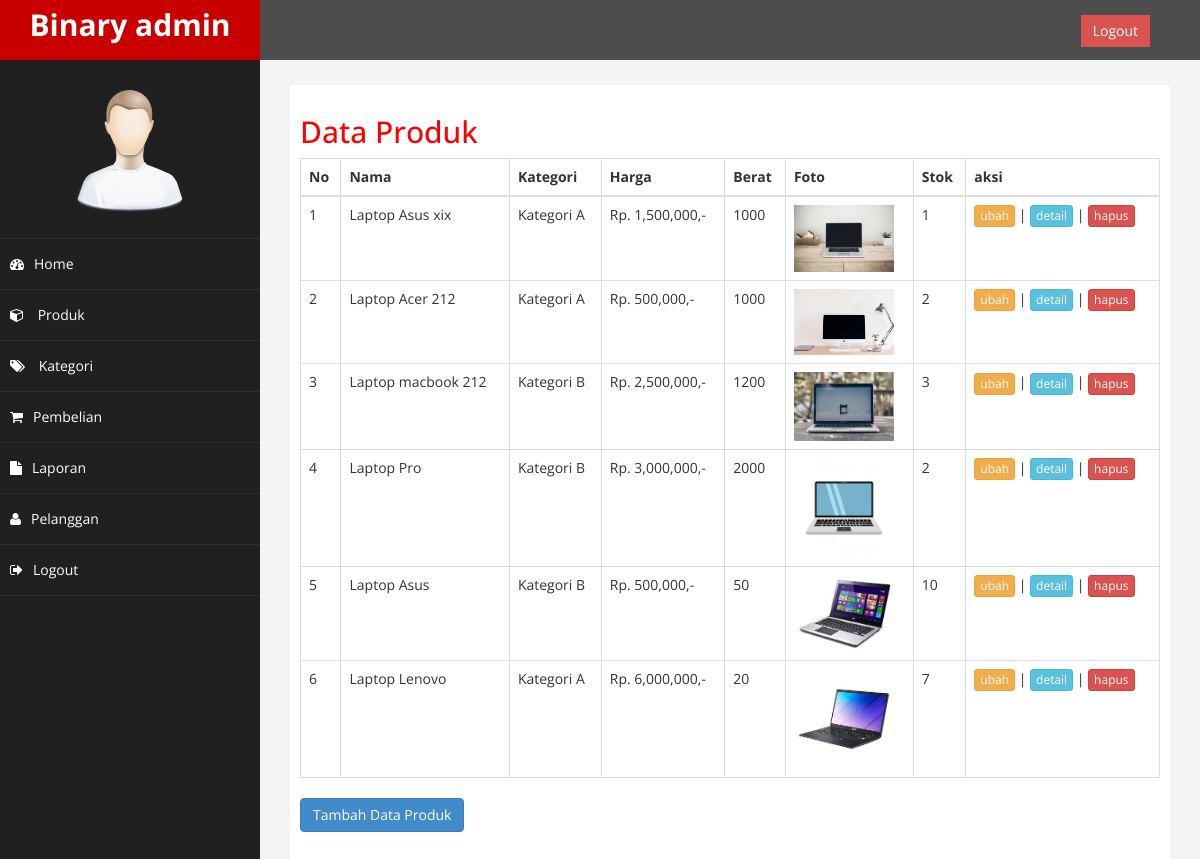
The app's page /admin/index.php?halaman=produk (signed in), older data.
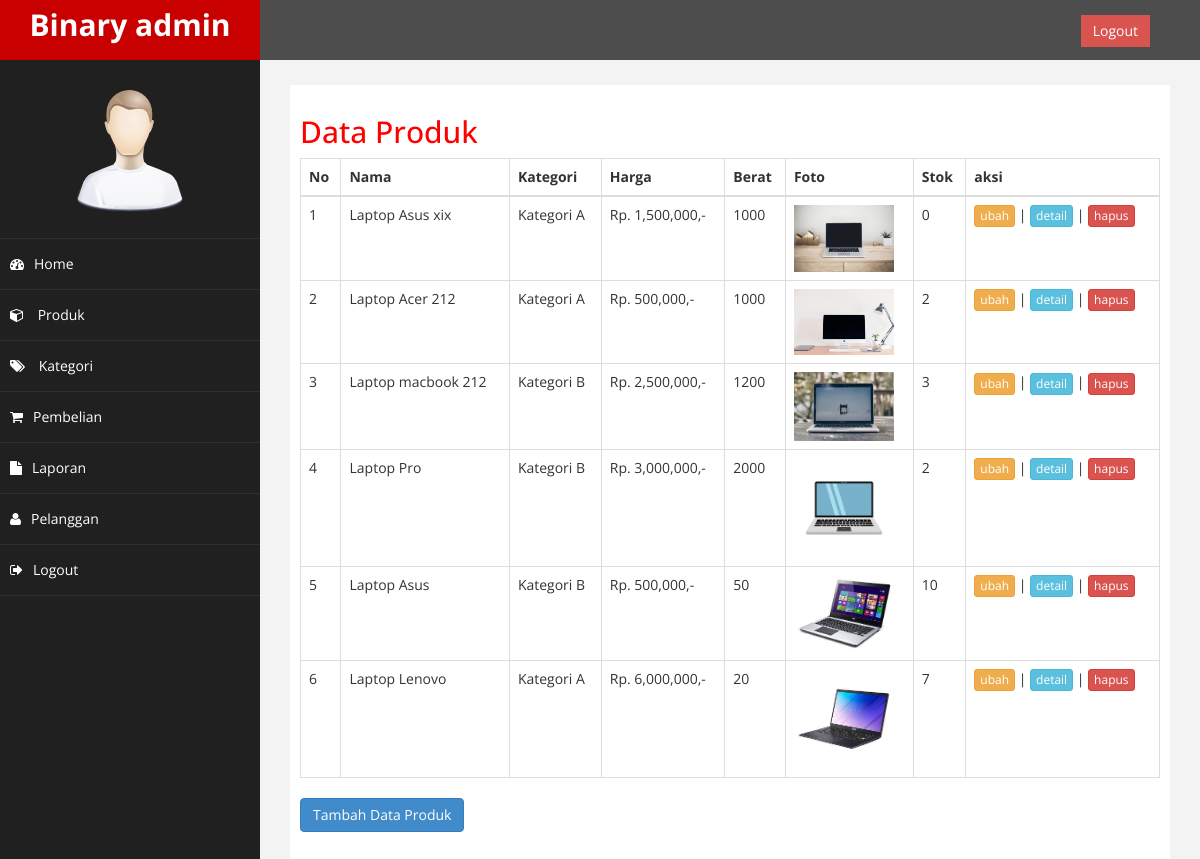
The same page, newer data.
### tables this page shows
CREATE TABLE `produk` (
  `id_produk` int(11) NOT NULL,
  `id_kategori` int(5) NOT NULL,
  `nama_produk` varchar(100) NOT NULL,
  `harga_produk` int(11) NOT NULL,
  `berat_produk` int(11) NOT NULL,
  `foto_produk` varchar(100) NOT NULL,
  `deskripsi_produk` text NOT NULL,
  `stok_produk` int(5) NOT NULL
);

CREATE TABLE `kategori` (
  `id_kategori` int(5) NOT NULL,
  `nama_kategori` varchar(100) NOT NULL
);

### admin/produk.php (the view)
<h2>Data Produk</h2>
<table class="table table-bordered">
	<thead>
		<tr>
		<th>No</th>
		<th>Nama</th>
		<th>Kategori</th>
		<th>Harga</th>
		<th>Berat</th>
		<th>Foto</th>
		<th>Stok</th>
		<th>aksi</th>
		</tr>
	</thead>
	<tbody>
		<?php $no=1; ?>
		<?php $ambil = $koneksi->query("SELECT * FROM produk LEFT JOIN kategori ON produk.id_kategori=kategori.id_kategori") ?>
		<?php while($pecah = $ambil->fetch_assoc()): ?>
		<tr>
			<td><?= $no; ?></td>
			<td><?= $pecah["nama_produk"]; ?></td>
			<td><?= $pecah['nama_kategori']; ?></td>
			<td>Rp. <?= number_format($pecah["harga_produk"]); ?>,-</td>
			<td><?= $pecah["berat_produk"]; ?></td>
			<td>
				<img src="../foto_produk/<?= $pecah["foto_produk"]; ?>" width="100">
			</td>
			<td><?= $pecah['stok_produk']; ?></td>
			<td>
				<a href="index.php?halaman=ubahproduk&id=<?= $pecah['id_produk']; ?>" class="btn btn-warning btn-xs">ubah</a> |
				<a href="index.php?halaman=detailproduk&id=<?= $pecah['id_produk']; ?>" class="btn btn-info btn-xs">detail</a> |
				<a href="index.php?halaman=hapusproduk&id=<?= $pecah['id_produk']; ?>" onclick="return confirm('Yakin akan menghapus data?')" class="btn btn-danger btn-xs">hapus</a>
			</td>
		</tr>
		<?php $no++; ?>
		<?php endwhile; ?>
	</tbody>
</table>
<a href="index.php?halaman=tambahproduk" class="btn btn-primary">Tambah Data Produk</a>

Row changes from the older to the newer data that the page shows:
changed produk "Laptop Asus xix": stok_produk "1" → "0"
